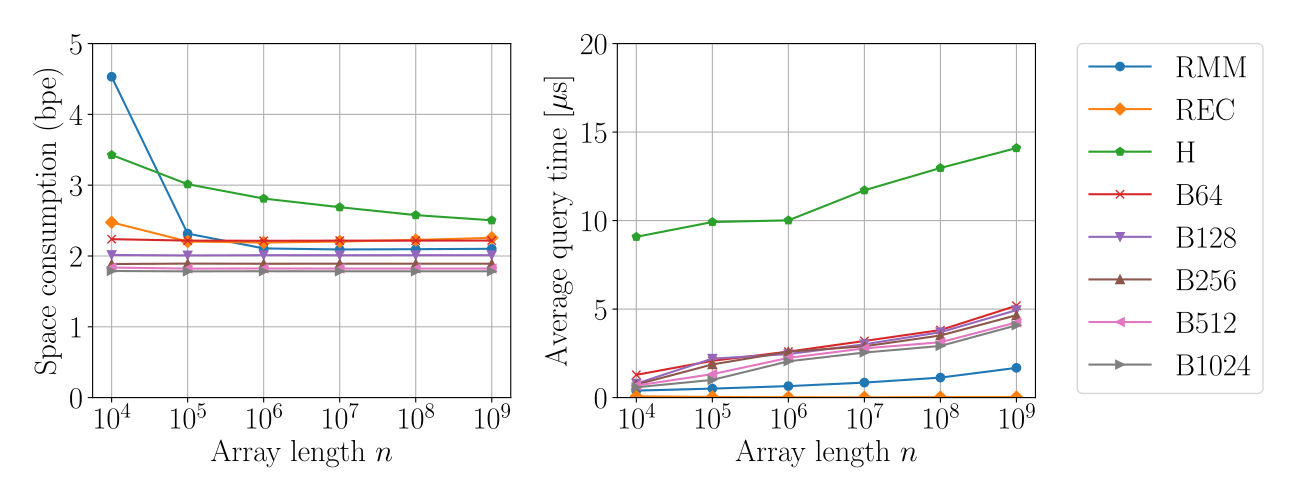

Recreate this plot in Python.
import sys
from collections import defaultdict

import matplotlib.pyplot as plt
import numpy as np

for_paper = True


py_name = sys.argv[0]
txt_name = py_name.replace(".py", ".txt")
fig_name = py_name.replace(".py", ".pdf" if for_paper else ".png")

plt.rcParams["font.size"] = 22
if for_paper:
    plt.rcParams["text.usetex"] = True
    plt.rcParams["font.family"] = "Times New Roman"

with open(txt_name) as f:
    lines = f.readlines()

for _ in range(3):
    print(lines.pop(0).rstrip())

labels = ["RMM", "REC", "H"]
s = 64
while s <= 1024:
    labels.append("B" + str(s))
    s *= 2

Ns = []
label_to_const = defaultdict(list)
label_to_query = defaultdict(list)
label_to_space = defaultdict(list)
line_index = 0
while line_index < len(lines):
    N = int(lines[line_index].split()[-1])
    line_index += 1
    Ns.append(N)
    for label in labels:
        line_index += 1
        label_to_const[label].append(float(lines[line_index].split()[-1]))
        line_index += 1
        label_to_query[label].append(float(lines[line_index].split()[-1]))
        line_index += 1
        label_to_space[label].append(float(lines[line_index].split()[-1]))
        line_index += 1


markers = [
    "o",
    "D",
    "p",
    "x",
    "v",
    "^",
    "<",
    ">",
]


fig, axes = plt.subplots(ncols=2, figsize=(13, 5))
ax = axes[0]
Ns = np.array(Ns)
midx = 0
for label in labels:
    space = np.array(label_to_space[label])
    ax.plot(Ns, space, label=label, marker=markers[midx])
    midx += 1
ax.grid()
ax.set_xscale("log")
ax.set_xticks(10 ** np.arange(4, 10))
ax.set_ylim(0, 5)
ax.set_xlabel("Array length $n$")
ax.set_ylabel("Space consumption (bpe)")


ax = axes[1]
Ns = np.array(Ns)
midx = 0
for label in labels:
    time = np.array(label_to_query[label])
    ax.plot(Ns, time / 1000, label=label, marker=markers[midx])
    midx += 1
ax.grid()
ax.set_xscale("log")
ax.set_xticks(10 ** np.arange(4, 10))
ax.set_xlabel("Array length $n$")
ax.set_ylabel("Average query time [$\\mu$s]")
ax.set_ylim(0, 20)
ax.legend(bbox_to_anchor=(1.1, 1), loc="upper left", borderaxespad=0)

plt.tight_layout()
plt.savefig(fig_name)
